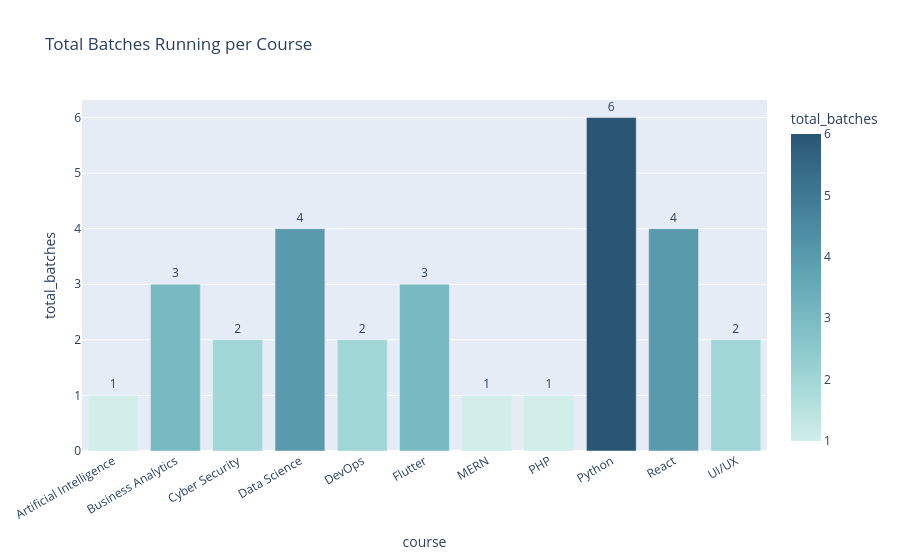

Write notebook code for a chart like this one.
### Code cell
fig = px.bar(dc, x='course', y='total_batches',
             title='Total Batches Running per Course',
             color='total_batches',
             color_continuous_scale='Teal',
             text='total_batches')
fig.update_traces(textposition='outside')
fig.update_layout(xaxis_tickangle=-30)
fig.show()

### Figure 1 — Plotly figure (JSON) as saved in the notebook; plotly's stock layout.template omitted (floating-point values rounded to 4 significant figures)
{"data": [{"hovertemplate": "course=%{x}<br>total_batches=%{marker.color}<extra></extra>", "legendgroup": "", "marker": {"color": [1, 3, 2, 4, 2, 3, 1, 1, 6, 4, 2], "coloraxis": "coloraxis", "pattern": {"shape": ""}}, "name": "", "orientation": "v", "showlegend": false, "text": [1.0, 3.0, 2.0, 4.0, 2.0, 3.0, 1.0, 1.0, 6.0, 4.0, 2.0], "textposition": "outside", "type": "bar", "x": ["Artificial Intelligence", "Business Analytics", "Cyber Security", "Data Science", "DevOps", "Flutter", "MERN", "PHP", "Python", "React", "UI/UX"], "xaxis": "x", "y": [1, 3, 2, 4, 2, 3, 1, 1, 6, 4, 2], "yaxis": "y"}], "layout": {"barmode": "relative", "coloraxis": {"colorbar": {"title": {"text": "total_batches"}}, "colorscale": [[0, "rgb(209, 238, 234)"], [0.1667, "rgb(168, 219, 217)"], [0.3333, "rgb(133, 196, 201)"], [0.5, "rgb(104, 171, 184)"], [0.6667, "rgb(79, 144, 166)"], [0.8333, "rgb(59, 115, 143)"], [1, "rgb(42, 86, 116)"]]}, "legend": {"tracegroupgap": 0}, "title": {"text": "Total Batches Running per Course"}, "xaxis": {"anchor": "y", "domain": [0, 1], "tickangle": -30, "title": {"text": "course"}}, "yaxis": {"anchor": "x", "domain": [0, 1], "title": {"text": "total_batches"}}}}
